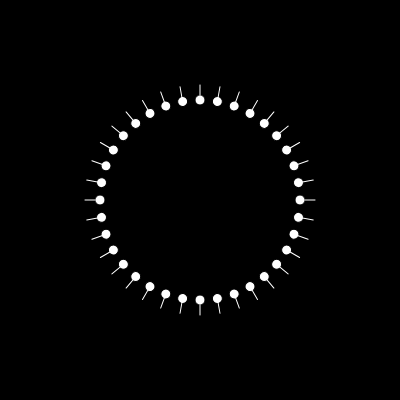
Frame 1 (no input)
Frame 60 (no input): identical to frame 1, image omitted
Frame 120 (the mouse pressed at the canvas centre since frame 60): identical to frame 1, image omitted

The p5.js sketch that drew this single still picture (run headless with seeded random() and noise() and a simulated clock; from frame 60 on, the mouse is pressed at the canvas centre):

// p5.js sketch
// ── sketch.js
function setup() {
  createCanvas(400, 400);
  angleMode(DEGREES);
}

function draw() {
  background(0);
  for (let i = 0; i < 36; i++) {
    push();
    translate(width / 2, height / 2);
    rotate(10 * i);
    figura(100, 0, 10);
    pop();
  }
}

function figura(x, y, t) {
  fill(255);
  circle(x, y, t);
  stroke(255);
  line(x, y, x + t * 1.5, y);
}
